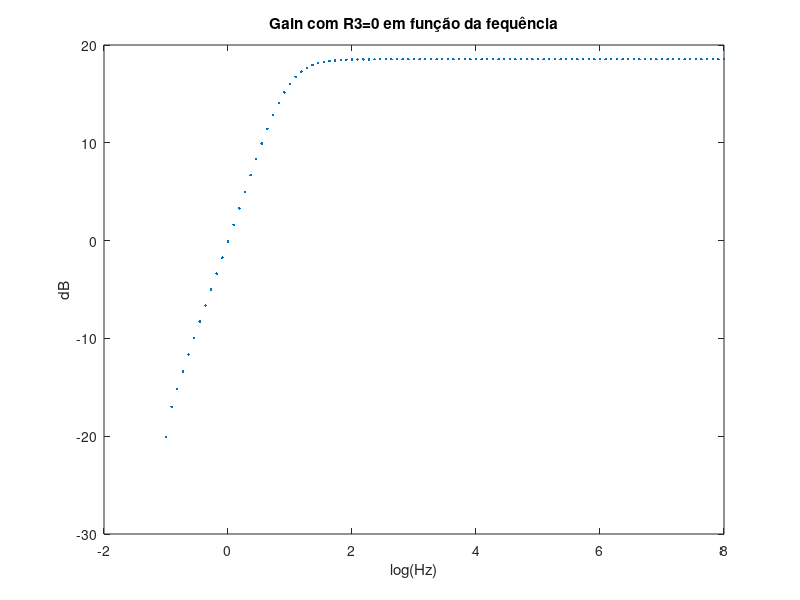
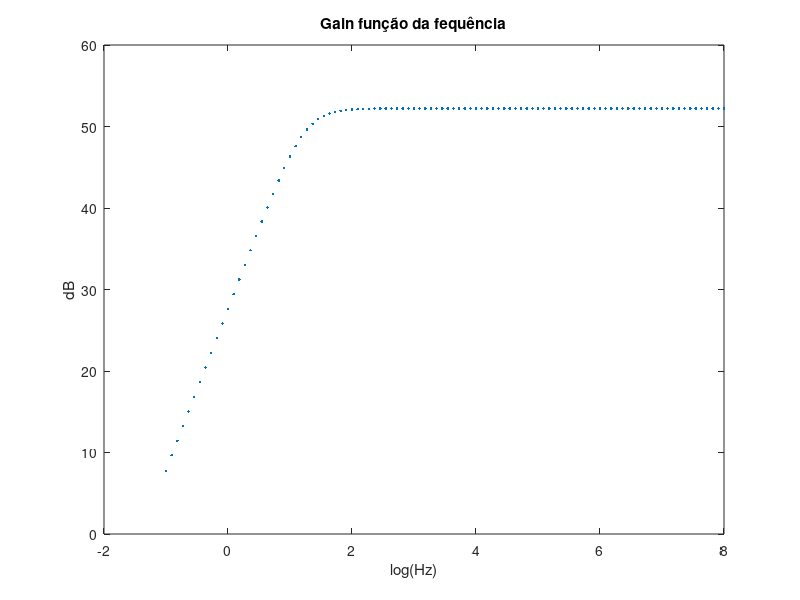

The MATLAB source for these figures, in order:
%gain stage

VT=25e-3
BFN=178.7
VAFN=69.7
RE1=1015
C_in=365*10^(-6)

RC1=980
RB1=80000
RB2=20000
VBEON=0.7
VCC=12
RS=100

C=4390*10^(-6)
C2=2250*10^(-6)

l=0;

Rl=8;

f=logspace(-1,8,100);
for l = 1:length(f)
     %f=n*10^(k-1);

      int(l)=f(l);
      printf('%g\n',log10(int(l)))
      Zc=1/(i*2*pi*f(l)*C);
      Zc2=1/(i*2*pi*f(l)*C2);
      Zc_in=1/(i*2*pi*f(l)*C_in);

      %--
      RE1_vdd=1015;
      %--
      RB=1/(1/RB1+1/RB2);
      VEQ=RB2/(RB1+RB2)*VCC;
      IB1=(VEQ-VBEON)/(RB+(1+BFN)*RE1);
      IC1=BFN*IB1;
      IE1=(1+BFN)*IB1;
      VE1=RE1*IE1;
      VO1=VCC-RC1*IC1;
      VCE=VO1-VE1;
      
      %----
      RE1_vdd=1015;
      RE1=(1/RE1_vdd+1/Zc)^(-1);
      RS1=RS+Zc_in;
      %-----
      gm1=IC1/VT;
      rpi1=BFN/gm1;
      ro1=VAFN/IC1;
      
      AV1_normal = (RB/(RS1+RB))*RC1*(RE1-gm1*rpi1*ro1)/((ro1+RC1+RE1)*((1/RB+1/RS1)^(-1)+rpi1+RE1)+gm1*RE1*ro1*rpi1 - RE1^2);

      AV1simple = gm1*RC1/(1+gm1*RE1);

      RE1=0;
      %%RE1=Zc;
      AV1 = RC1*(RE1-gm1*rpi1*ro1)/((ro1+RC1+RE1)*(RB+rpi1+RE1)+gm1*RE1*ro1*rpi1 - RE1^2);
      AV1simple = gm1*RC1/(1+gm1*RE1);

        %----
      RE1_vdd=1015;
      RE1=(1/RE1_vdd+1/Zc)^(-1);
      %-----

      ZI1 = ((ro1+RC1+RE1)*(RB+rpi1+RE1)+gm1*RE1*ro1*rpi1 - RE1^2)/(ro1+RC1+RE1);

      ZX = ro1*((RB+rpi1)*RE1/(RB+rpi1+RE1))/(1/(1/ro1+1/(rpi1+RB)+1/RE1+gm1*rpi1/(rpi1+RB)));

      ZO1 = 1/(1/ZX+1/RC1);



      %ouput stage
      BFP = 227.3;
      VAFP = 37.2;
      RE2 = 2335;
      VEBON = 0.7;
      VI2 = VO1;
      IE2 = (VCC-VEBON-VI2)/RE2;
      IC2 = BFP/(BFP+1)*IE2;
      VO2 = VCC - RE2*IE2;


      gm2 = IC2/VT;
      go2 = IC2/VAFP;
      gpi2 = gm2/BFP;
      ge2 = 1/RE2;

      AV2 = gm2/(gm2+gpi2+go2+ge2);



      ZI2 = (gm2+gpi2+go2+ge2)/gpi2/(gpi2+go2+ge2);

      ZO2 = 1/(gm2+gpi2+go2+ge2);
      %condensador
      AV3=Rl/(Rl+Zc2);
      
      %--
      gain(l)=AV1*AV2*AV3;
      gain2(l)=AV1_normal*AV2;

endfor

iii=1
peakG=max(abs(real(gain2)))
while 20*log10(abs(real(gain2(iii)))) < (20*log10(peakG)-3)
iii++
endwhile 

fprintf ( fopen("Impedancias.tex", "w") , '\n $Z_{in}$ & $Z_{out}$ \\\\ \n %g \\$Omega   & %g \\$Omega\\\\\n' , ZI2 , ZO2 )
fprintf ( fopen("Cutoff.tex", "w") , '\n min cut-off frequency \\\\ \n %g \\\\\n' , int(iii))

figure(1)
plot(log10(int), 20*log10(gain) , ".");
title ("Gain com R3=0 em função da fequência");
ylabel ("dB");
xlabel ("log(Hz)");

print("GAIN_Exprimental_R3_a_0", "-dpng");

figure(2)
plot(log10(int), 20*log10(gain2) , ".");
title ("Gain função da fequência");
ylabel ("dB");
xlabel ("log(Hz)");
print("GAINVERDADEIRO", "-dpng");
